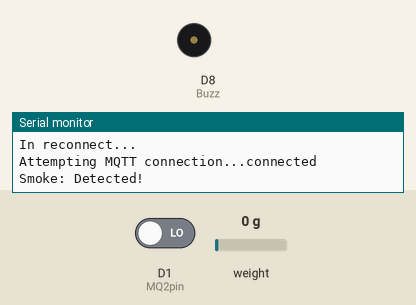
Simulated run of this sketch. Board: ESP8266 (NodeMCU). Shown: buzzer (waves = sounding, pin HIGH), the last lines printed to the serial monitor. Inputs (shaded band) come from the test bench; at power-on: D1 (MQ2pin) LOW, weight on the scale 0 g. WiFi joins after 1.5 s; servers stay silent unless stated; no MQTT or app messages arrive unless stated.

Above: at 4.7 s.
4.8 s: D1 (MQ2pin) driven HIGH
At 5.8 s:
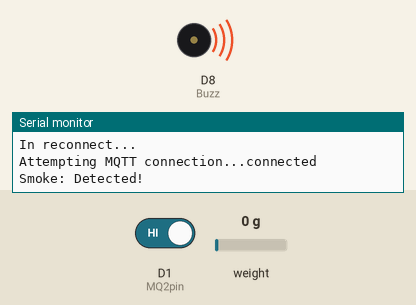
8.9 s: D1 (MQ2pin) driven LOW
At 12.7 s:
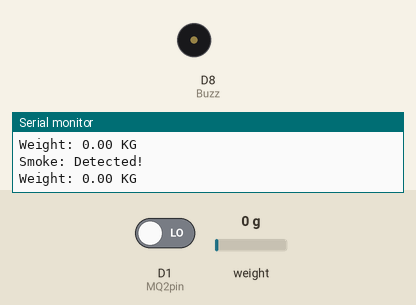
Timing chart, 0 to 19.5 s (numbered marks = the images above; inputs shaded):
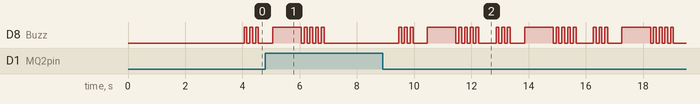

Measured:
- after the input at 4.8 s, D8 (Buzz): goes on until 6.9 s, then stays LOW
- after the input at 8.9 s, D8 (Buzz): LOW → HIGH after 0.56 s, then repeats every 3.4 s: 2 × (LOW 0.10 s, HIGH 0.10 s), LOW 0.50 s, HIGH 1.0 s, 4 × (LOW 0.10 s, HIGH 0.10 s), LOW 0.60 s, HIGH 0.10 s
- by itself, D8 (Buzz): alternates HIGH for 0.10 s and LOW for 0.10 s

The sketch:

PATAGI.ino
```cpp
#include "HX711.h"
#include <ESP8266WiFi.h>
#include <PubSubClient.h>
#define MQ2pin  D1
#define Buzz    D8

const char* ssid = "Anya Geraldine";
const char* password = "langsungmasukkok";
const char* mqtt_server = "rmq2.pptik.id";
const char* mqtt_user = "TMDG2022";
const char* mqtt_pass= "TMDG2022";
int sensorValue;
int wsb=0;

WiFiClient espClient;
PubSubClient client(espClient);
HX711 scale(D5, D6);

float weight;
float calibration_factor = -444525;

void setup_wifi() {
  // Connecting to a WiFi network
  WiFi.begin(ssid, password);
  while (WiFi.status() != WL_CONNECTED) {
    delay(500);
    Serial.print(".");
  }
  Serial.println("WiFi connected");
  Serial.println("IP address: ");
  Serial.println(WiFi.localIP());
}

void setup()
{
  Serial.begin(115200);
  scale.set_scale();
  scale.tare();
  long zero_factor = scale.read_average(); //Get a baseline reading
  setup_wifi();
  client.setServer(mqtt_server, 1883);
  pinMode (MQ2pin, INPUT);
  pinMode (Buzz, OUTPUT);
}

void loop()

{
 char msg[8];
 char msg2[1];
 if (!client.connected()) {reconnect();}
 scale.set_scale(calibration_factor);
 weight = scale.get_units(5);
 sensorValue = digitalRead(MQ2pin);
 sprintf(msg,"%f",weight);
 sprintf(msg2,"%i",sensorValue);
 client.publish("PATAGI",msg,msg2);


 unsigned long wsk = millis();
 if(wsk-wsb >= 1000)
 {
  wsb=wsk;
 if (sensorValue == HIGH)
 {
    Serial.println("Smoke: -");
    digitalWrite(Buzz,LOW);
  } if (sensorValue == LOW)
  {
    Serial.println("Smoke: Detected!");
    digitalWrite(Buzz,HIGH); delay(100);
    digitalWrite(Buzz,LOW); delay(100);
    digitalWrite(Buzz,HIGH); delay(100);
    digitalWrite(Buzz,LOW); delay(100);
    digitalWrite(Buzz,HIGH); delay(100);
    digitalWrite(Buzz,LOW); delay(500);
    digitalWrite(Buzz,HIGH); delay(1000);
    digitalWrite(Buzz,LOW); delay(100);
    digitalWrite(Buzz,HIGH); delay(100);
    digitalWrite(Buzz,LOW); delay(100);
    digitalWrite(Buzz,HIGH); delay(100);
    digitalWrite(Buzz,LOW); delay(100);
    digitalWrite(Buzz,HIGH); delay(100);
    digitalWrite(Buzz,LOW); delay(100);
    digitalWrite(Buzz,HIGH); delay(100);
    digitalWrite(Buzz,LOW); delay(100);
  }
 Serial.print("Weight: ");
 Serial.print(weight);
 Serial.println(" KG");
 Serial.println();
 }
}

void reconnect() {
  // Loop until we're reconnected
  Serial.println("In reconnect...");
  while (!client.connected()) {
    Serial.print("Attempting MQTT connection...");
    // Attempt to connect
    if (client.connect("Arduino_Gas", mqtt_user, mqtt_pass)) {
      Serial.println("connected");
    } else {
      Serial.print("failed, rc=");
      Serial.print(client.state());
      Serial.println(" try again in 5 seconds");
      delay(5000);
    }
  }
}
```
